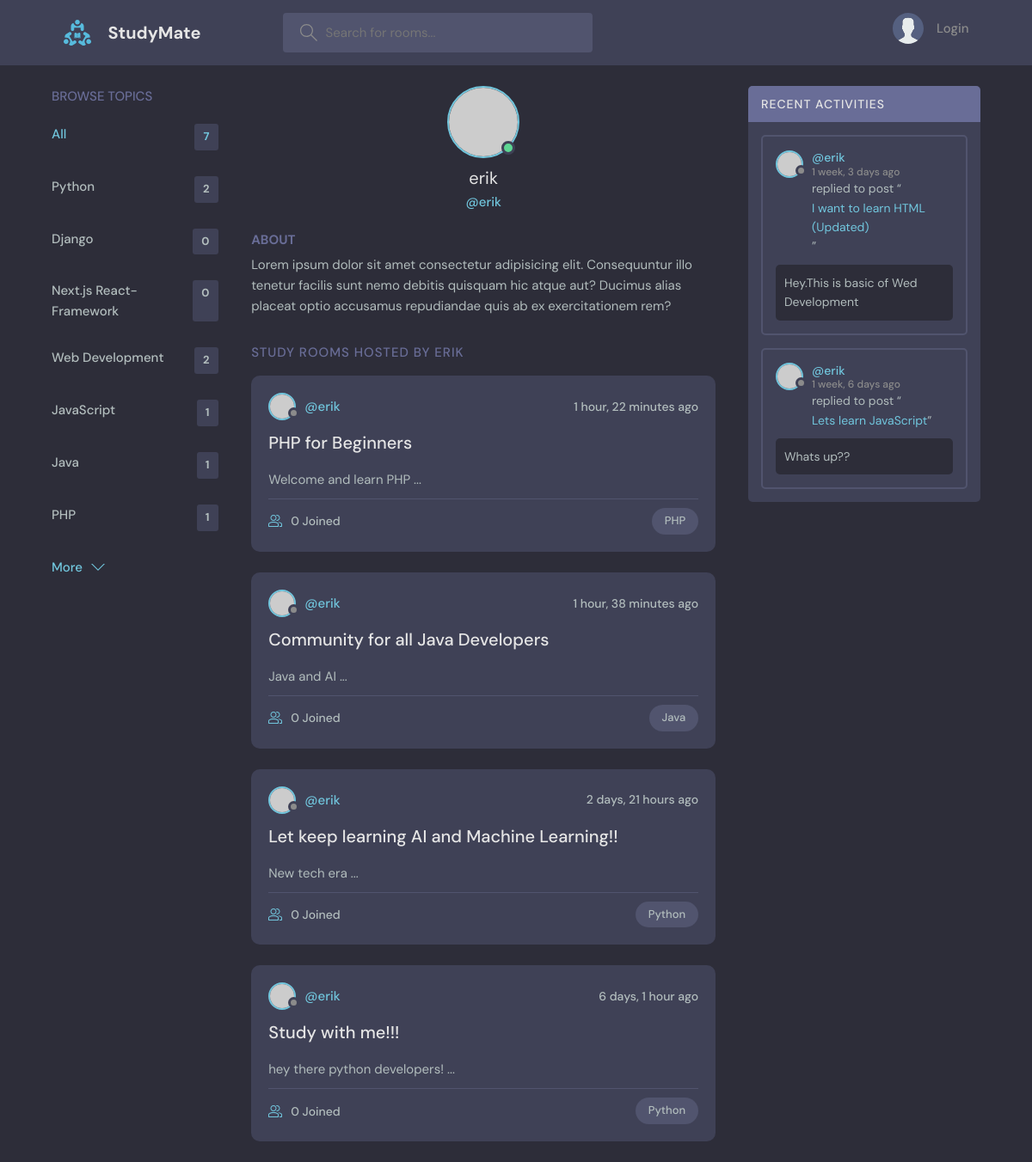
The page /profile/3/ on the database as committed earlier.
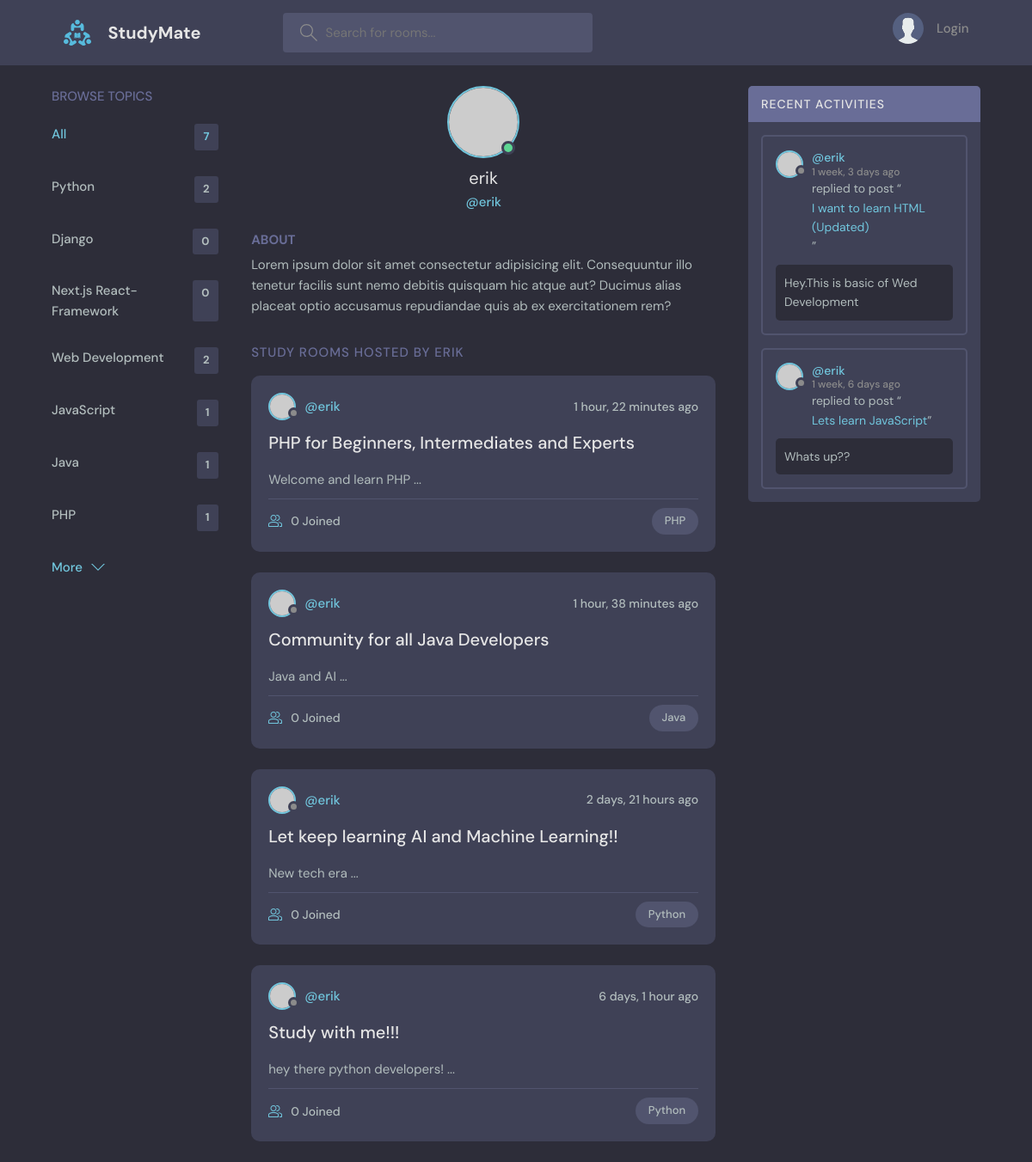
The same page on the database as committed later.
### base/models.py (models this page shows)
class Room(models.Model):
    host = models.ForeignKey(User, on_delete=models.SET_NULL, null=True) # database table relationship
    topic=  models.ForeignKey(Topic, on_delete=models.SET_NULL, null=True)
    name = models.CharField(max_length=200)
    description = models.TextField(null=True, blank=True)
    participants = models.ManyToManyField(User, related_name='participants',blank=True)  # many to many relationship.
    updated = models.DateTimeField(auto_now=True) #updates each time an item is updated
    created = models.DateTimeField(auto_now_add=True) #runs ONLY once when an item is created in DB
    class Meta:
        ordering = ['-updated', '-created'] # '-' enables order by descending order(new first)
    def __str__(self):
        return self.name
    def desc(self):
        return self.description[0:120]  # get first 50 characters of the description attribute

class Topic(models.Model):
    name = models.CharField(max_length=200)
    def __str__(self):
        return self.name

### base/views.py (the view)
# urls.py: path('profile/<str:pk>/', views.userProfile, name="user-profile"),
def userProfile(request, pk):
    user = User.objects.get(id=pk)
    rooms = user.room_set.all()  # fetch all rooms related to the user
    room_messages = user.message_set.all()  # fetch all messages related to the user
    topics = Topic.objects.all()  # all topics
    context = {'user': user, 'rooms':rooms, 'topics':topics, 'room_messages':room_messages}
    return render(request, 'base/profile.html', context)

### base/templates/base/profile.html (shortened to what this page needs)
{% extends 'main.html' %}
{% block content %}
<div class="profile-page layout layout--3">
  <div class="container">
    {% include 'base/topics_component.html' %}
    <div class="roomList">
      <div class="profile">
        <div class="profile__avatar">
          <div class="avatar avatar--large active">
            <img src="https://randomuser.me/api/portraits/men/11.jpg" />
          </div>
        </div>
        <div class="profile__info">
          <h3>{{user}}</h3>
          <p>@{{user.username}}</p>
        </div>
        <div class="profile__about">
          <h3>About</h3>
          <p>
            Lorem ipsum dolor sit amet consectetur adipisicing elit. Consequuntur illo tenetur
            facilis sunt nemo debitis quisquam hic atque aut? Ducimus alias placeat optio
            accusamus repudiandae quis ab ex exercitationem rem?
          </p>
        </div>
      </div>
      <div class="roomList__header">
        <div>
          <h2>Study Rooms Hosted by {{user}}</a>
          </h2>
        </div>
      </div>
      {% include 'base/feed_component.html' %}
    </div>
    {% include 'base/activity_component.html' %}
  </div>
</div>
{% endblock content %}

### base/templates/base/feed_component.html (shortened to what this page needs)
{% for room in rooms %}
<div class="roomListRoom">
  <div class="roomListRoom__header">
    <a
      href="{% url 'user-profile' room.host.id %}"
      class="roomListRoom__author"
    >
      <div class="avatar avatar--small">
        <img src="https://randomuser.me/api/portraits/women/11.jpg" />
      </div>
      <span>@{{room.host.username}}</span>
    </a>
    <div class="roomListRoom__actions">
      <span>{{room.created|timesince}} ago</span>
    </div>
  </div>
  <div class="roomListRoom__content">
    <a href="{% url 'room' room.id %}">{{room.name}}</a>
    <p>{{room.desc}} ...</p>
  </div>
  <div class="roomListRoom__meta">
    <a href="{% url 'room' room.id %}" class="roomListRoom__joined">
      {{room.participants.count}} Joined
    </a>
    <p class="roomListRoom__topic">{{room.topic}}</p>
  </div>
</div>
{% endfor %}

Rows that differ between the two databases and show on the page:
changed Room "Welcome and learn PHP": name "PHP for Beginners" → "PHP for Beginners, Intermediates and Experts"
